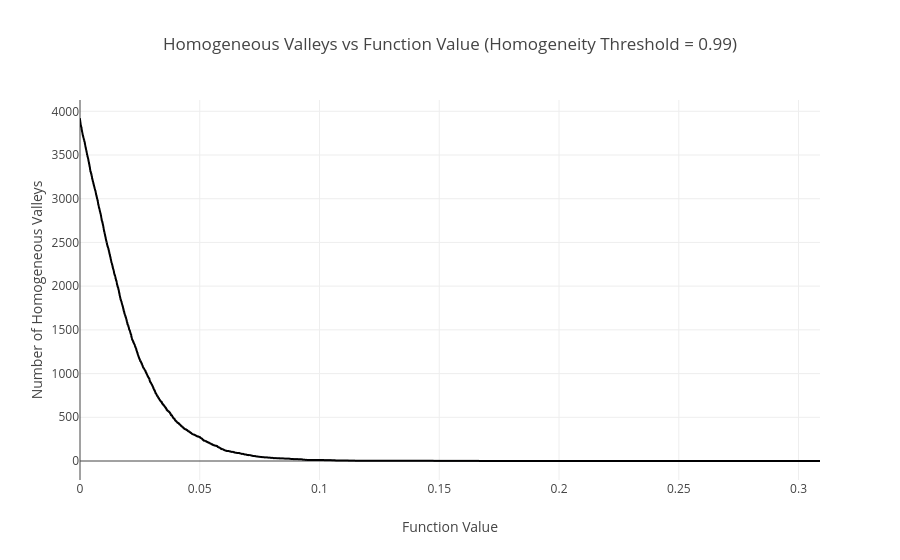

The notebook cell this image was saved under:
### Code cell
import plotly.express as px

px.line(x=fns, y=counts, labels={"x": "Function Value", "y": "Number of Homogeneous Valleys"}, title=f"Homogeneous Valleys vs Function Value (Homogeneity Threshold = {homo_prop})")

### Figure 1 — Plotly figure (JSON) as saved in the notebook; plotly's stock layout.template omitted (floating-point values rounded to 4 significant figures; data arrays with more than 128 entries replaced by an {"elided": "..."} marker saying what was removed)
{"data": [{"hovertemplate": "Function Value=%{x}<br>Number of Homogeneous Valleys=%{y}<extra></extra>", "legendgroup": "", "line": {"color": "#000001", "dash": "solid"}, "marker": {"symbol": "circle"}, "mode": "lines", "name": "", "showlegend": false, "type": "scattergl", "x": {"elided": "5232 float values"}, "xaxis": "x", "y": {"elided": "5232 int values"}, "yaxis": "y"}], "layout": {"legend": {"tracegroupgap": 0}, "title": {"text": "Homogeneous Valleys vs Function Value (Homogeneity Threshold = 0.99)"}, "xaxis": {"anchor": "y", "domain": [0, 1], "title": {"text": "Function Value"}}, "yaxis": {"anchor": "x", "domain": [0, 1], "title": {"text": "Number of Homogeneous Valleys"}}}}
